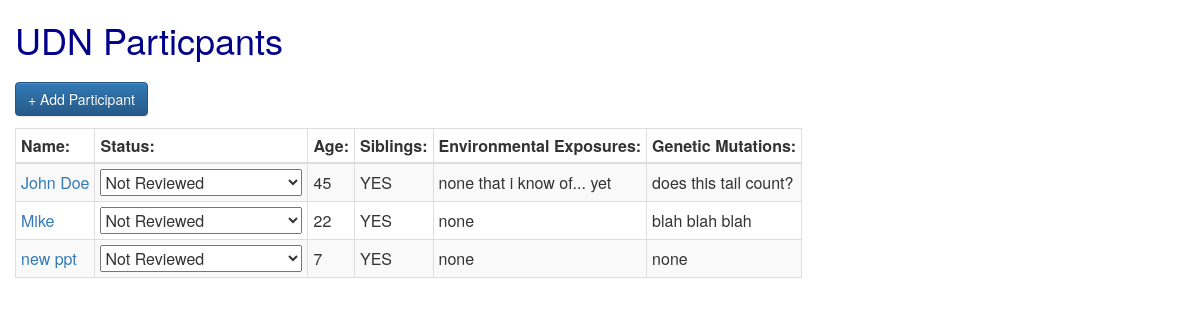
The app's page /, older data.
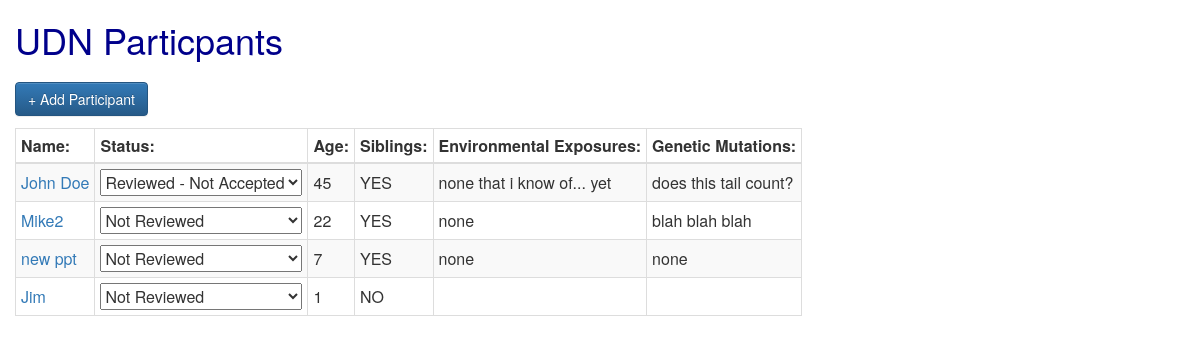
The same page, newer data.
### participants/models.py (models this page shows, shortened)
class Participant(models.Model):
    name = models.CharField(max_length=100, blank=False)
    age = models.CharField(max_length=3, blank=False)
    UMM_YES = "YES"
    SAY_NO = "NO"
    YES_NO_CHOICES = ((UMM_YES, 'Yes'), (SAY_NO, "No"))
    siblings = models.CharField(
        max_length=3,
        choices=YES_NO_CHOICES,
        default=SAY_NO)
    env_exposures = models.CharField(max_length=300, blank=True)
    genetic_mutations = models.CharField(max_length=300, blank=True)
    NOT_REVIEWED = 'NR'
    REVIEWED_ACCEPTED = 'RA'
    REVIEWED_NOT_ACCEPTED = 'RN'
    STATUS_CHOICES = (
        (NOT_REVIEWED, 'Not Reviewed'),
        (REVIEWED_ACCEPTED, 'Reviewed - Accepted'),
        (REVIEWED_NOT_ACCEPTED, 'Reviewed - Not Accepted'))
    status = models.CharField(
        max_length=2,
        choices=STATUS_CHOICES,
        default=NOT_REVIEWED)

### participants/views.py (the view, shortened to what this page needs)
# urls.py: url(r'^$', views.ParticipantList.as_view(), name='index'),
class ParticipantList(ListView):
    model = Participant

### participants/templates/participants/participant_list.html (shortened to what this page needs)
{% extends 'participants/base.html' %}
{% block content %}
  <h1>UDN Particpants</h1>
  <div>
    <a class="btn btn-primary btn-add" href="{% url 'participants:new' %}">+ Add Participant</a>
  </div>
  {% if participant_list %}
      <table class="table-bordered table-striped">
        <thead>
          <tr>
            <th>Name:</th>
            <th>Status:</th>
            <th>Age:</th>
            <th>Siblings:</th>
            <th>Environmental Exposures:</th>
            <th>Genetic Mutations:</th>
          </tr>
        </thead>
        <tbody>
      {% for ppt in participant_list %}
          <tr>
            <td><a href="{% url 'participants:detail' ppt.id %}">{{ ppt.name }}</a></td>
            <td>
              <select class=status onchange="update_status({{ppt.pk}}, this.options[this.selectedIndex].value)">
                <option value="NR" {% if ppt.status == "NR" %}selected="selected"{% endif %}>Not Reviewed</option>
                <option value="RN" {% if ppt.status == "RN" %}selected="selected"{% endif %}>Reviewed - Not Accepted</option>
              </select>
            </td>
            <td>{{ ppt.age }}</td>
            <td>{{ ppt.siblings }}</td>
            <td>{{ ppt.env_exposures }}</td>
            <td>{{ ppt.genetic_mutations }}</td>
          </tr>
      {% endfor %}
        </tbody>
      </table>
  {% else %}
      <p>No participants are available.</p>
  {% endif %}
{% endblock %}

### participants/templates/participants/base.html (shortened to what this page needs)
{% load staticfiles %}
<html>
  <head>
    <link rel="stylesheet" href="//maxcdn.bootstrapcdn.com/bootstrap/3.2.0/css/bootstrap.min.css">
    <link rel="stylesheet" href="//maxcdn.bootstrapcdn.com/bootstrap/3.2.0/css/bootstrap-theme.min.css">
    <link rel="stylesheet" href="{% static 'css/participants.css' %}">
  </head>
  <body>
    {% block content %}
    {% endblock %}
  </body>
</html>

### participants/static/css/participants.css (style rules this page uses)
body { padding-left: 15; }
h1 { color: darkblue; }
th, td { padding: 5; }
.btn { margin-top: 12; margin-bottom: 12; }

Row changes from the older to the newer data that the page shows:
changed Participant "John Doe": status+id "Not Reviewed" → "Reviewed - Not Accepted"
changed Participant "blah blah blah": name "Mike" → "Mike2"
added Participant: name "Jim", status+id "Not Reviewed", age "1", siblings "NO"
